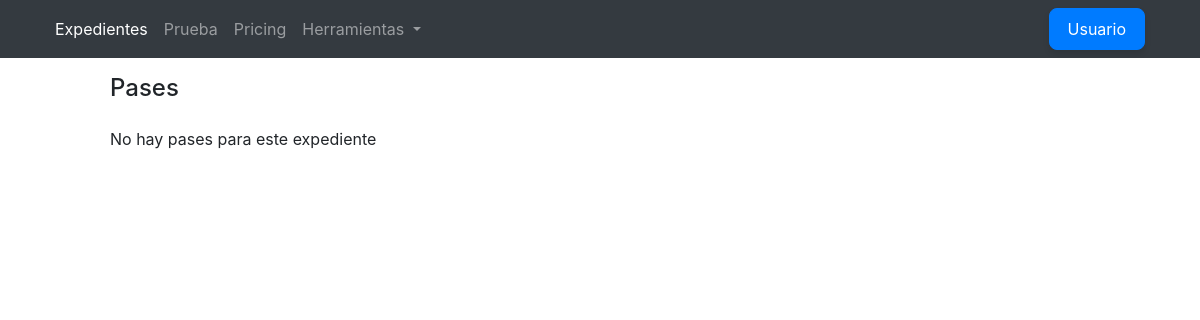
/Exp/detalle_expediente/16/, run on an earlier commit of the app's database.
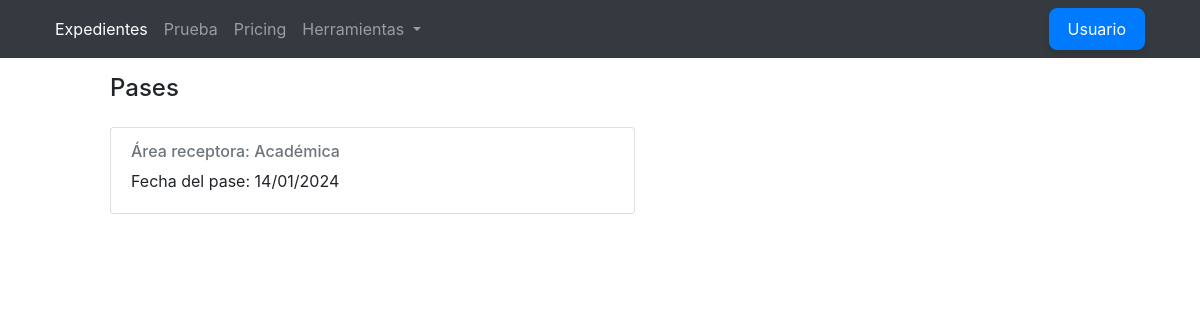
And on a later commit of the database.
### Exp/models.py (models this page shows)
class Pases(models.Model):
    nro_exp = models.ForeignKey(ExpedientesPrueba, related_name='pases', on_delete=models.CASCADE, null=True)
    fecha_pase = models.DateTimeField(default=datetime.now().date().strftime("%d"))
    area_origen = models.ForeignKey(Areas, related_name='area_origen', on_delete=models.CASCADE, null=True)
    area_receptora = models.ForeignKey(Areas, related_name='area_receptora', on_delete=models.CASCADE, null=True)
    class Meta:
        db_table = 'expedientes_pases'

### Exp/views.py (the view)
# urls.py: path('detalle_expediente/<int:pk>/', DetalleExpediente.as_view(), name='detalle_expediente'),
class DetalleExpediente(DetailView):
    model = ExpedientesPrueba
    template_name = "lista_pases.html"
    def get_context_data(self, **kwargs):
        context = super().get_context_data(**kwargs)
        context['pases'] = self.object.pases.all().order_by('-fecha_pase')
        return context

### Exp/models.py (called while the page is built)
    def __str__(self):
        return self.area

### Exp/templates/lista_pases.html
{% extends 'base.html' %}
{% block cambio %}
    <div class="col-md-6" style="margin-left: 50px;">
        <h4 class="mb-4">Pases</h4>
        {% if not pases %}
            <p class="mb-4">No hay pases para este expediente</p>
        {% else %}
            {% for pase in pases %}
                <div class="card mb-3">
                    <div class="card-body">
                        <h6 class="card-subtitle mb-2 text-muted">
                            Área receptora: {{ pase.area_receptora}}
                        </h6>
                        <p class="card-text">
                            Fecha del pase: {{ pase.fecha_pase|date:"d/m/Y" }}
                        </p>
                    </div>
                </div>
            {% endfor %}
        {% endif %}
    </div>
{% endblock %}

What changed in the data, as far as the page shows it:
added Pases: area_receptora "Académica", fecha_pase "14/01/2024"
Also different on the page:
text no longer shown: "No hay pases para este expediente"
